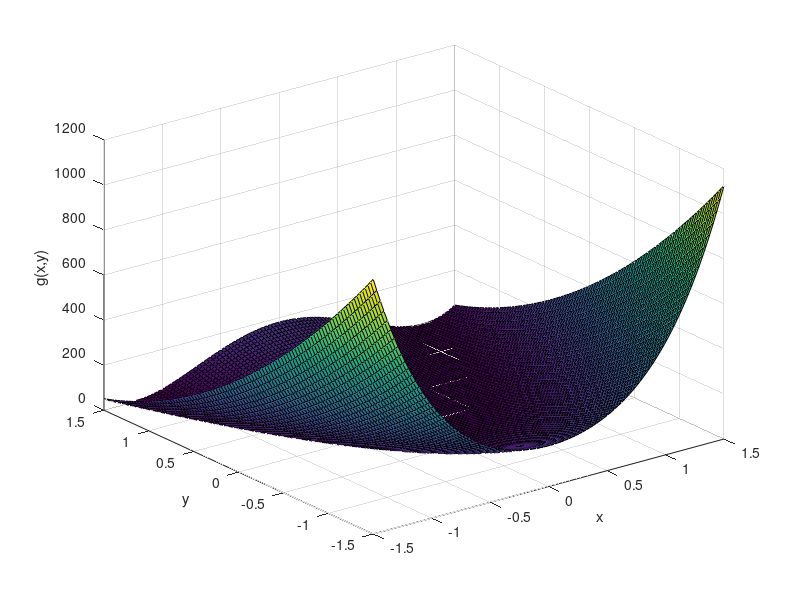

This figure's MATLAB source:
%surface plot of equation (5)
n=100;
x=linspace(-1.5,1.5,n);
y=linspace(-1.5,1.5,n);
[X,Y]=meshgrid(x,y);
G=(1-X).^2+80*(Y-X.^2).^2;
surf(X,Y,G)
xlabel('x')
ylabel('y')
zlabel('g(x,y)')